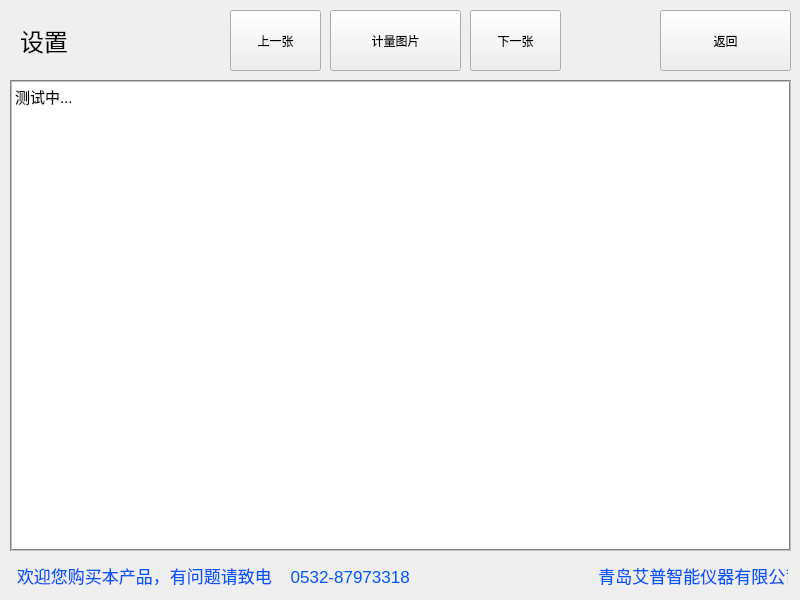
<?xml version="1.0" encoding="UTF-8"?>
<ui version="4.0">
 <class>w_Help</class>
 <widget class="QWidget" name="w_Help">
  <property name="geometry">
   <rect>
    <x>0</x>
    <y>0</y>
    <width>800</width>
    <height>600</height>
   </rect>
  </property>
  <property name="windowTitle">
   <string>Form</string>
  </property>
  <property name="styleSheet">
   <string notr="true"/>
  </property>
  <widget class="QLabel" name="label">
   <property name="geometry">
    <rect>
     <x>17</x>
     <y>550</y>
     <width>771</width>
     <height>51</height>
    </rect>
   </property>
   <property name="sizePolicy">
    <sizepolicy hsizetype="Ignored" vsizetype="Preferred">
     <horstretch>0</horstretch>
     <verstretch>0</verstretch>
    </sizepolicy>
   </property>
   <property name="font">
    <font>
     <pointsize>13</pointsize>
    </font>
   </property>
   <property name="styleSheet">
    <string notr="true">color: rgb(0, 85, 255);</string>
   </property>
   <property name="text">
    <string>欢迎您购买本产品，有问题请致电    0532-87973318                                        青岛艾普智能仪器有限公司</string>
   </property>
  </widget>
  <widget class="QPushButton" name="Key_A">
   <property name="geometry">
    <rect>
     <x>660</x>
     <y>10</y>
     <width>131</width>
     <height>61</height>
    </rect>
   </property>
   <property name="focusPolicy">
    <enum>Qt::TabFocus</enum>
   </property>
   <property name="styleSheet">
    <string notr="true">QToolButton{border:0px;}</string>
   </property>
   <property name="text">
    <string>返回</string>
   </property>
   <property name="iconSize">
    <size>
     <width>64</width>
     <height>64</height>
    </size>
   </property>
  </widget>
  <widget class="QLabel" name="Label_Display">
   <property name="geometry">
    <rect>
     <x>20</x>
     <y>10</y>
     <width>221</width>
     <height>61</height>
    </rect>
   </property>
   <property name="font">
    <font>
     <pointsize>18</pointsize>
    </font>
   </property>
   <property name="text">
    <string>设置</string>
   </property>
  </widget>
  <widget class="QTextEdit" name="textEdit">
   <property name="enabled">
    <bool>true</bool>
   </property>
   <property name="geometry">
    <rect>
     <x>10</x>
     <y>80</y>
     <width>781</width>
     <height>471</height>
    </rect>
   </property>
   <property name="html">
    <string>&lt;!DOCTYPE HTML PUBLIC &quot;-//W3C//DTD HTML 4.0//EN&quot; &quot;http://www.w3.org/TR/REC-html40/strict.dtd&quot;&gt;
&lt;html&gt;&lt;head&gt;&lt;meta name=&quot;qrichtext&quot; content=&quot;1&quot; /&gt;&lt;style type=&quot;text/css&quot;&gt;
p, li { white-space: pre-wrap; }
&lt;/style&gt;&lt;/head&gt;&lt;body style=&quot; font-family:'Ubuntu'; font-size:11pt; font-weight:400; font-style:normal;&quot;&gt;
&lt;p style=&quot; margin-top:0px; margin-bottom:0px; margin-left:0px; margin-right:0px; -qt-block-indent:0; text-indent:0px;&quot;&gt;测试中...&lt;/p&gt;&lt;/body&gt;&lt;/html&gt;</string>
   </property>
  </widget>
  <widget class="QPushButton" name="pushButton">
   <property name="geometry">
    <rect>
     <x>330</x>
     <y>10</y>
     <width>131</width>
     <height>61</height>
    </rect>
   </property>
   <property name="text">
    <string>计量图片</string>
   </property>
  </widget>
  <widget class="QLabel" name="DLabel05">
   <property name="geometry">
    <rect>
     <x>10</x>
     <y>80</y>
     <width>781</width>
     <height>471</height>
    </rect>
   </property>
   <property name="styleSheet">
    <string notr="true">border:2px groove gray;
</string>
   </property>
   <property name="frameShape">
    <enum>QFrame::WinPanel</enum>
   </property>
   <property name="text">
    <string/>
   </property>
   <property name="pixmap">
    <pixmap>:/new/M1S1.jpg</pixmap>
   </property>
   <property name="scaledContents">
    <bool>true</bool>
   </property>
   <property name="alignment">
    <set>Qt::AlignCenter</set>
   </property>
  </widget>
  <widget class="QPushButton" name="pushButton_up">
   <property name="geometry">
    <rect>
     <x>230</x>
     <y>10</y>
     <width>91</width>
     <height>61</height>
    </rect>
   </property>
   <property name="text">
    <string>上一张</string>
   </property>
  </widget>
  <widget class="QPushButton" name="pushButton_down">
   <property name="geometry">
    <rect>
     <x>470</x>
     <y>10</y>
     <width>91</width>
     <height>61</height>
    </rect>
   </property>
   <property name="text">
    <string>下一张</string>
   </property>
  </widget>
 </widget>
 <resources/>
 <connections/>
</ui>
